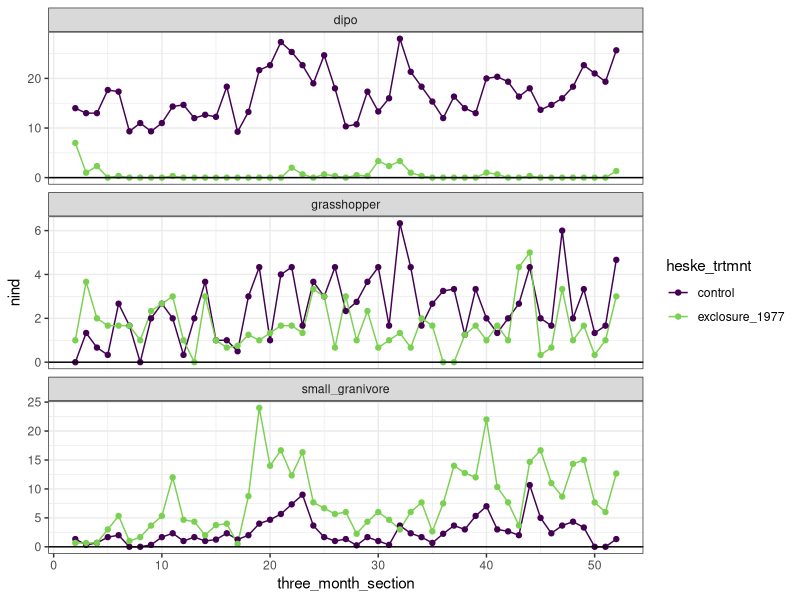
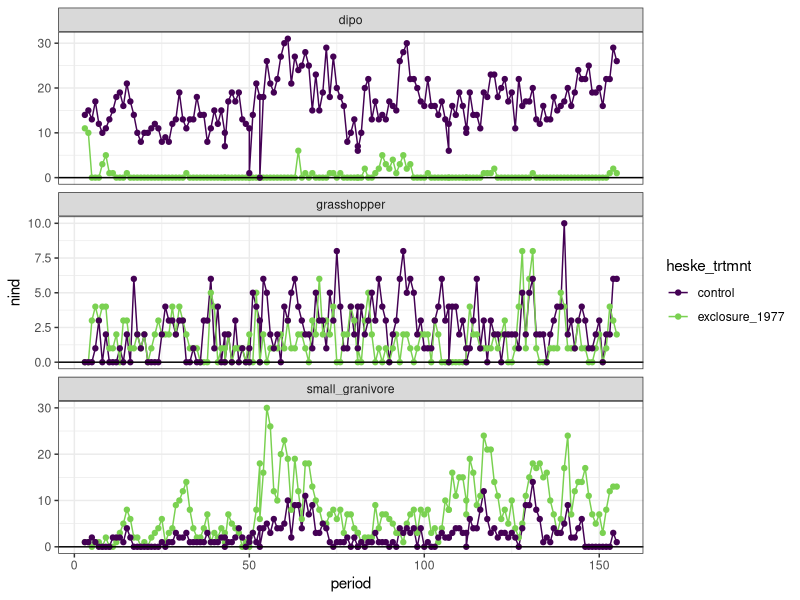

Here is the R script that generated these plots, in order:
## ---- chunk 1
knitr::opts_chunk$set(echo = TRUE)
rats <- read.csv(here::here("lore", "1994_longterm", "1994_data_complete.csv"), stringsAsFactors = F)
rat_totals <- read.csv(here::here("lore", "1994_longterm", "1994_data_statevars.csv"), stringsAsFactors = F)
library(dplyr)
library(ggplot2)

## ---- chunk 2
rats_thrmo_avg <- rat_totals %>%
  filter(period > 2) %>%
  mutate(three_month_section = floor((period) / 3) + 1) %>%
  group_by(three_month_section, type, heske_trtmnt) %>%
  summarize(nind = mean(nind)) %>%
  ungroup()

ggplot(filter(rats_thrmo_avg, type != "other", heske_trtmnt != "exclosure_1988"), aes(three_month_section, nind, color = heske_trtmnt)) +
  geom_line() +
  geom_point()+
  theme_bw() +
  facet_wrap(vars(type), ncol = 1, scales = "free_y") +
  geom_hline(yintercept = 0) +
  scale_colour_viridis_d(end = .8)

ggplot(filter(rat_totals, type != "other", heske_trtmnt != "exclosure_1988", period > 2), aes(period, nind, color = heske_trtmnt)) +
  geom_line() +
  geom_point()+
  theme_bw() +
  facet_wrap(vars(type), ncol = 1, scales = "free_y") +
  geom_hline(yintercept = 0) +
  scale_colour_viridis_d(end = .8)

